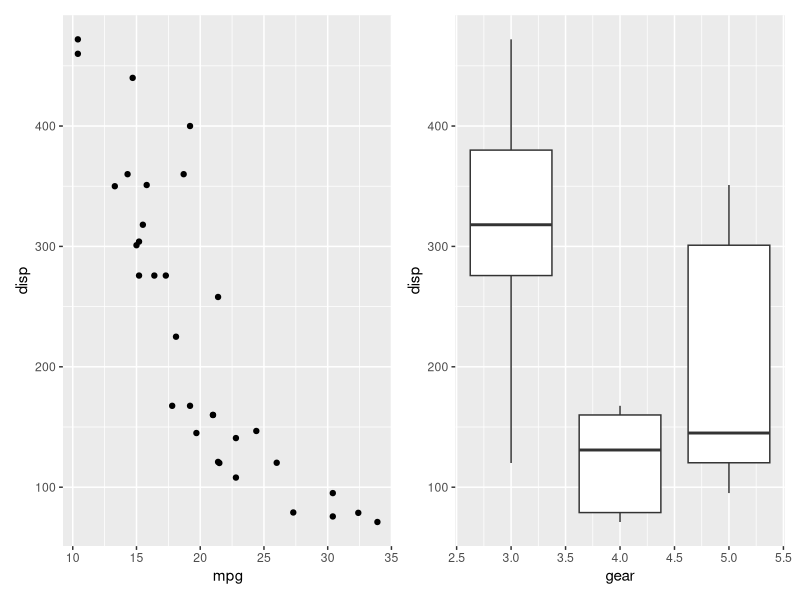
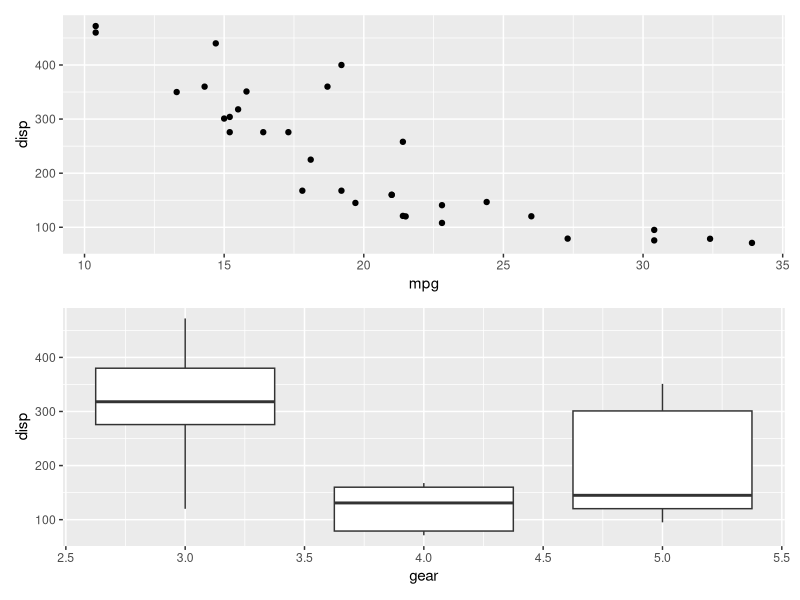
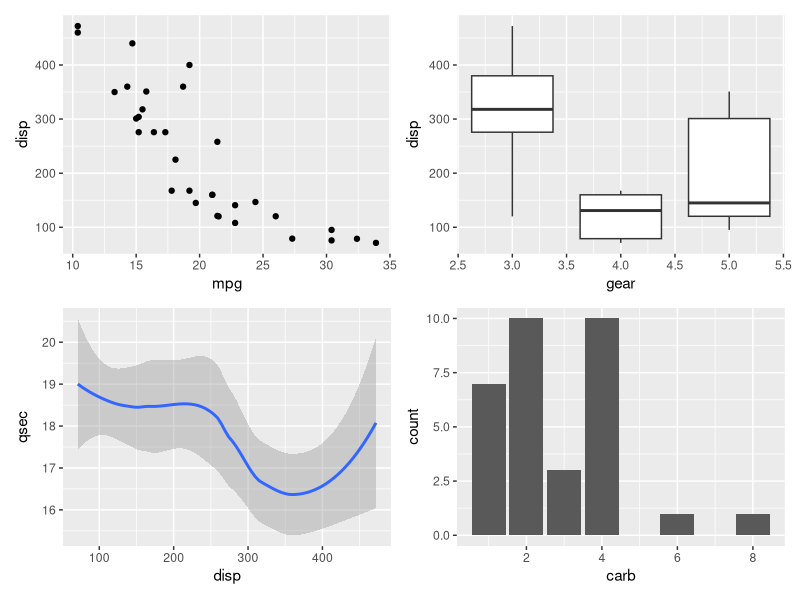
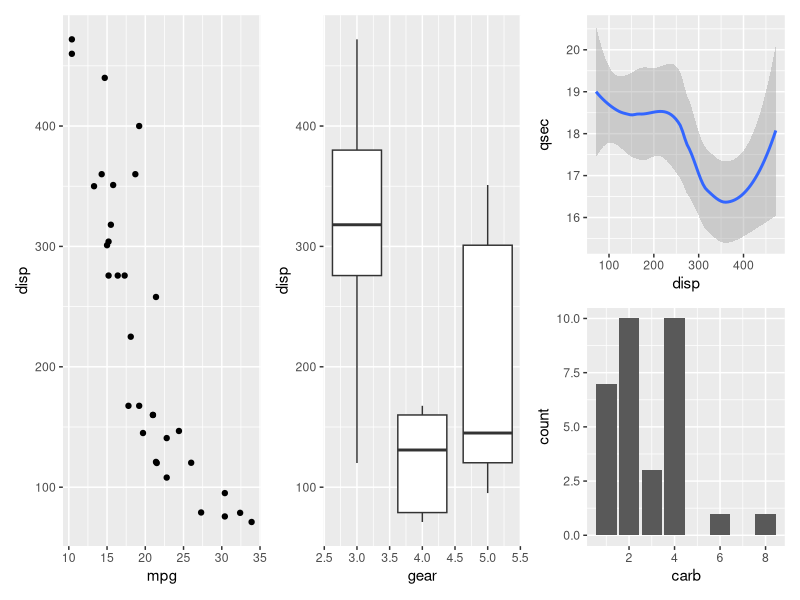
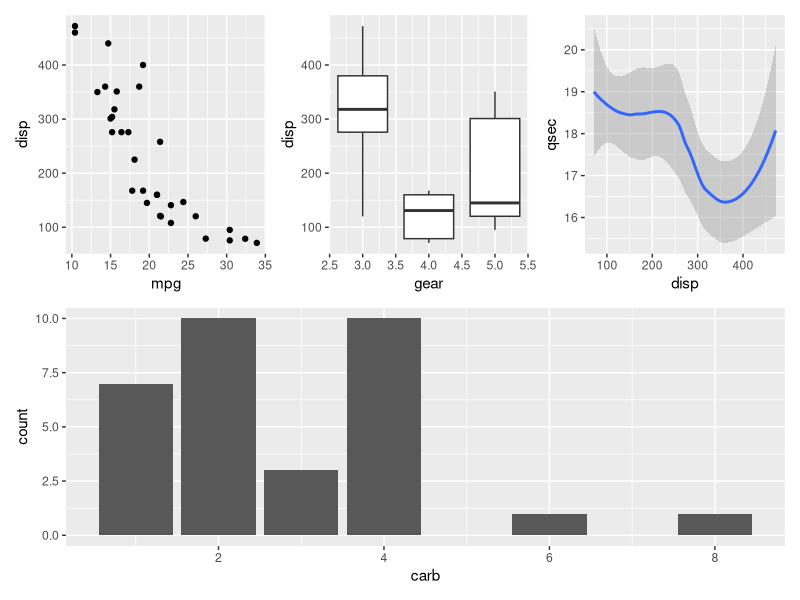
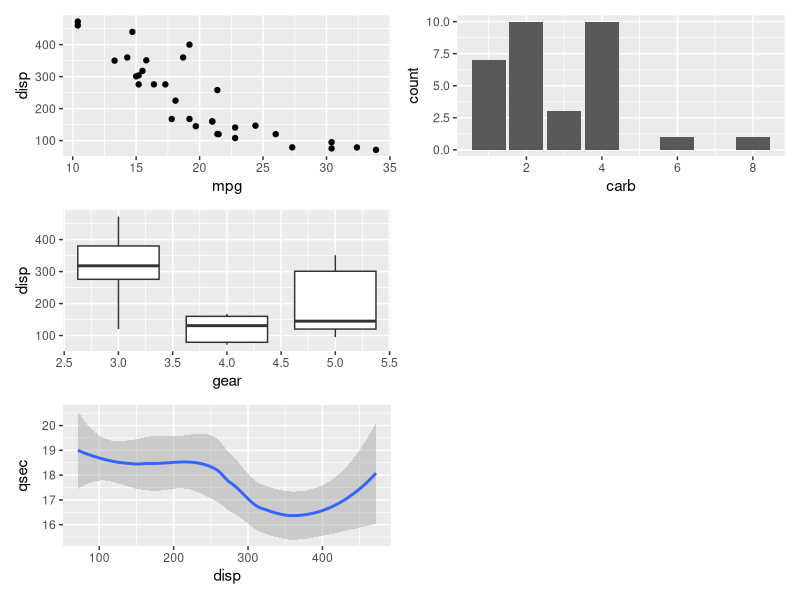
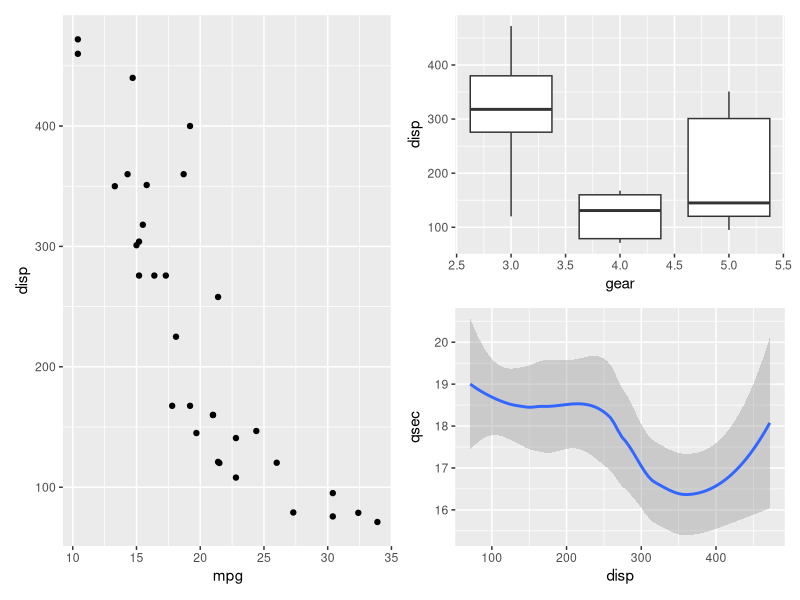
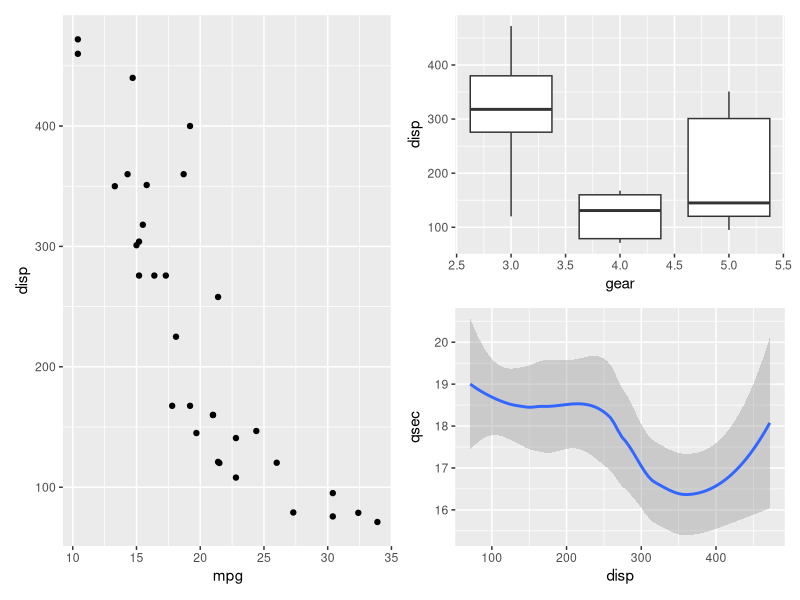

Write the R code that produced these figures, in order.
library(tidyverse)
library(patchwork)
library(ggthemes)


# Patchwork ---------------------------------------------------------------

# Basic example 

p1 <- ggplot(mtcars) + geom_point(aes(mpg, disp))
p2 <- ggplot(mtcars) + geom_boxplot(aes(gear, disp, group = gear))

p1 + p2

p1 / p2

# by default patchwork uses a grid and tries to fill it
p3 <- ggplot(mtcars) + geom_smooth(aes(disp, qsec))
p4 <- ggplot(mtcars) + geom_bar(aes(carb))

p1 + p2 + p3 + p4

# it works a bit like mathematical equations though
# what will this look like?
p1 + p2 + p3 / p4

# and this?
(p1 + p2 + p3) / p4

# you can have more control by adding a layout
p1 + p2 + p3 + p4 + plot_layout(nrow = 3, byrow = FALSE)

# the + is tricky, more control uses |
# while both most likely create the same plot technically + defines a filling operation
# while | switches the column

p1 | (p2 / p3) 
p1 + p2 / p3 


# annotations  ------------------------------------------------------------

(p1 | (p2 / p4)) + 
  plot_annotation(title = 'The surprising story about mtcars')

# leaving space

(p1 | (plot_spacer() / p4)) + 
  plot_annotation(title = 'The surprising story about mtcars')


# beyond the grid ---------------------------------------------------------

# text layout, make rectangles 

layout <- "
##BBBB
AACCDD
##CCDD
"

p1 + p2 + p3 + p4 + 
  plot_layout(design = layout)

# specify layout
layout <- c(
  area(t = 2, l = 1, b = 5, r = 4),
  area(t = 1, l = 3, b = 3, r = 5)
)

p1 + p2 + 
  plot_layout(design = layout)

# inset

p1 + inset_element(p2, left = 0.6, bottom = 0.6, right = 1, top = 1)

# collecting legends ------------------------------------------------------

p1a <- ggplot(mtcars) + 
  geom_point(aes(mpg, disp, colour = mpg, size = wt)) + 
  ggtitle('Plot 1a')

p3a <- ggplot(mtcars) + 
  geom_point(aes(hp, wt, colour = mpg)) + 
  ggtitle('Plot 3')

p1a | (p2 / p3a)

(p1a | (p2 / p3a)) + plot_layout(guides = 'collect')



# plot assembly -----------------------------------------------------------

# patchwork can connect all graphical objects aka grobs

p1 + gridExtra::tableGrob(mtcars[1:10, c('mpg', 'disp')])

# but only when it starts with a plot
gridExtra::tableGrob(mtcars[1:10, c('mpg', 'disp')]) + p1

# if you want to start with a grob that is not a plot, use wrap_elements()

wrap_elements(gridExtra::tableGrob(mtcars[1:10, c('mpg', 'disp')])) + p1


# What do you think this one does? ----------------------------------------

p1 + p2 + geom_jitter(aes(gear, disp))

# or this one?

patchwork <- p1 + p2
patchwork[[1]] <- patchwork[[1]] + theme_minimal()
patchwork[[2]] <- patchwork[[2]] + theme_clean()
patchwork

# does this surprise you?
patchwork <- p1 + p2
patchwork + theme_clean()

patchwork & theme_clean()


# More annotations --------------------------------------------------------

patchwork <- (p1 + p2) / p3
patchwork + plot_annotation(
  title = 'The surprising truth about mtcars',
  subtitle = 'These 3 plots will reveal yet-untold secrets about our beloved data-set',
  caption = 'Disclaimer: None of these plots are insightful'
)

patchwork + plot_annotation(tag_levels = '1')
patchwork + plot_annotation(tag_levels = 'A')
patchwork + plot_annotation(tag_levels = 'a')
patchwork + plot_annotation(tag_levels = 'I')
patchwork + plot_annotation(tag_levels = 'i')

patchwork[[1]] <- patchwork[[1]] + plot_layout(tag_level = 'new')
patchwork + plot_annotation(tag_levels = c('A', '1'))

patchwork_2 <- (p1 / p2) | (p3 / p4) 
patchwork_2[[2]] <- patchwork_2[[2]] + plot_layout(tag_level = 'new')
patchwork_2 + plot_annotation(tag_levels = c('A', 'I'))

# you can style the plot annotations different than the rest

patchwork + plot_annotation(tag_levels = c('A', '1'), tag_prefix = 'Fig. ',
                            tag_sep = '.',
                            title = 'The surprising truth about mtcars',
                            theme = theme(plot.title = element_text(size = 18))) & 
  theme(text = element_text('mono'),
        plot.tag.position = c(0, 1),
        plot.tag = element_text(size = 8, hjust = 0, vjust = 0))


# Using patchwork and cowplot to add a custom legend ----------------------

p1
p3a
p1 + cowplot::get_legend(p3a)

p1 + inset_element(cowplot::get_legend(p3a), left = 0.8, bottom = 0.4, right = 1, top = 1)

iris
palmerpenguins::penguins
mpg
diamonds
